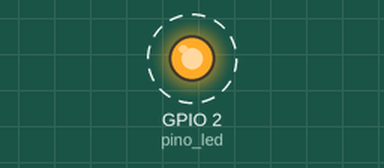
This program was run on a simulated ESP32 board running MicroPython. Shown: output pins drawn as LEDs (lit = HIGH). Dashed ring = blinking.

Above: at 0.5 s.
Timing chart, 0 to 4.6 s (numbered marks = the images above):
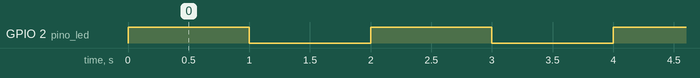

Measured:
- by itself, GPIO 2 (pino_led): alternates HIGH for 1.0 s and LOW for 1.0 s

The program:

Case1.py
```python
from machine import Pin
from time import sleep

def ligar(saida):
    saida.value(1)

def desligar(saida):
    saida.value(0)

PINO_LED = 2
TEMPO_DELAY = 1

pino_led = Pin(PINO_LED, Pin.OUT)

try:
    while True:
        ligar(pino_led)
        sleep(TEMPO_DELAY)
        desligar(pino_led)
        sleep(TEMPO_DELAY)
except KeyboardInterrupt:
    desligar(pino_led)
```
